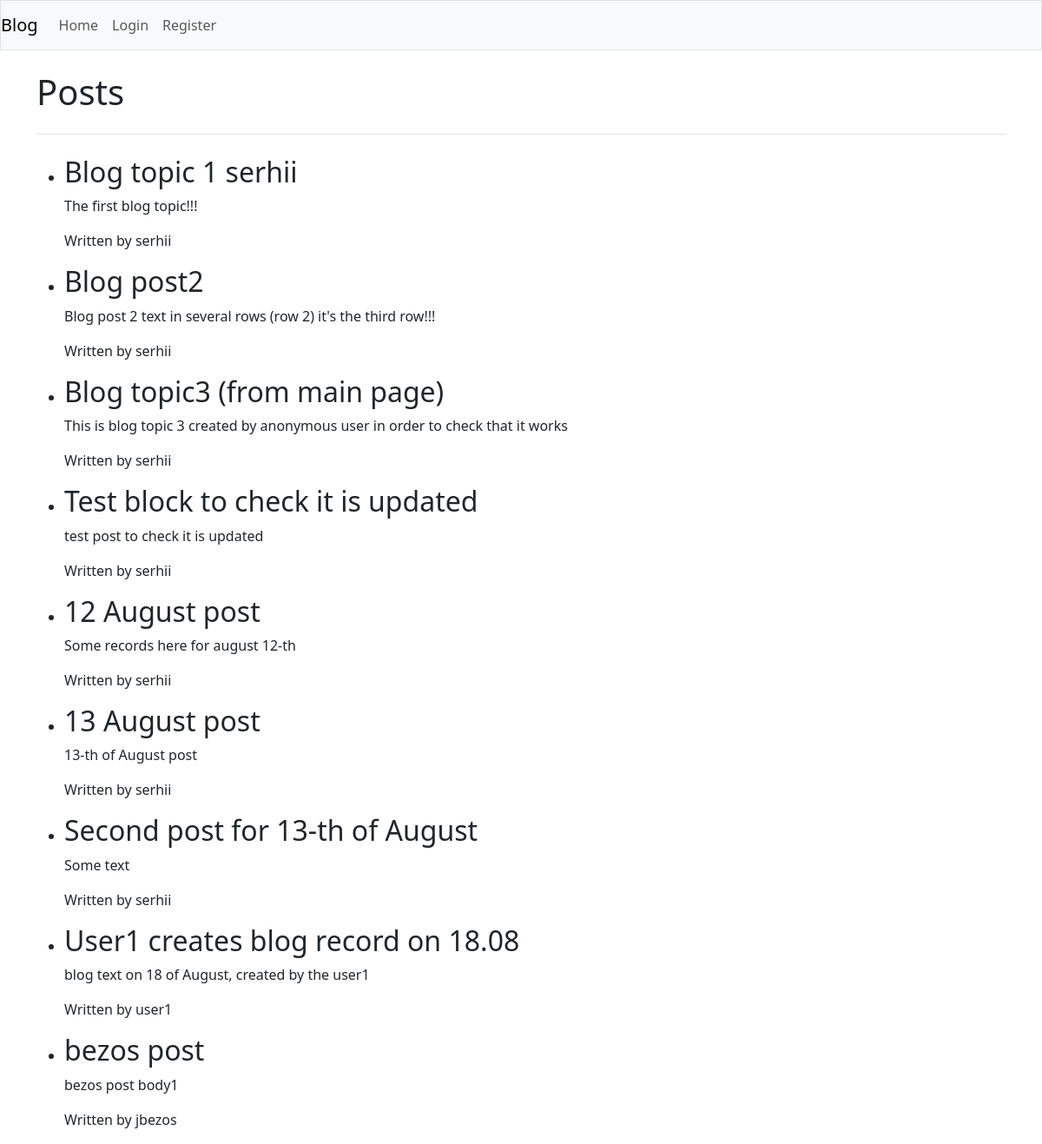
The app's page /posts/, older data.
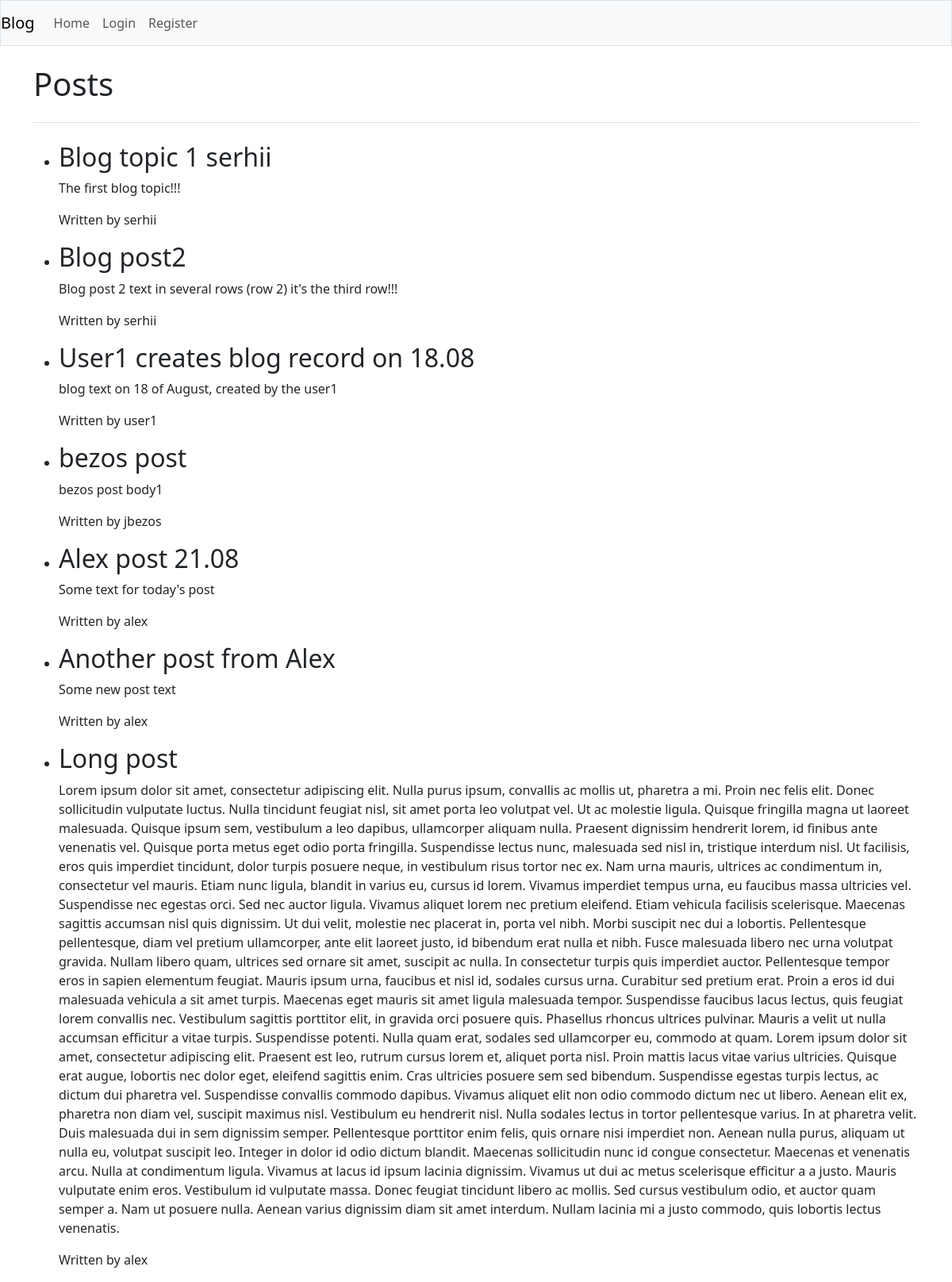
The same page, newer data.
### blogs/models.py (models this page shows, shortened)
class BlogPost(models.Model):
    title = models.CharField(max_length=200)
    text = models.TextField()
    owner = models.ForeignKey('auth.User', on_delete=models.CASCADE)
    created_at = models.DateTimeField(auto_now_add=True)
    updated_at = models.DateTimeField(auto_now=True)

### blogs/views.py (the view)
# urls.py: path('posts/', views.posts, name='posts'),
def posts(request):
    if not request.user.is_authenticated:
        posts = BlogPost.objects.all()
    else:
        posts = BlogPost.objects.filter(owner=request.user)
    return render(request, 'blogs/posts.html', {'posts': posts})

### blogs/templates/blogs/posts.html (shortened to what this page needs)
{% extends "blogs/base.html" %}
{% block page_header %}
<h1> Posts</h1>
{% endblock page_header %}
{% block content %}
<ul>
    {% for post in posts %}
    <li>
        <h2>{{ post.title }}</h2>
        <p>{{ post.text }}</p>
        {% if user.is_authenticated %}
        <span><a class="btn btn-lg btn-secondary" href="{% url 'blogs:edit_post' post.id %}">Edit</a> </span>
        <!--form action="{% url 'blogs:delete_post' post.id %}" method="post" style="display:inline;">
            {% csrf_token %}
            <button type="submit" class="btn btn-lg btn-danger"
                onclick="return confirm('Are you sure you want to delete the post: \'{{ post.title|escapejs }}\'?');">
                Delete
            </button>
        </form-->
        <button type="button" class="btn btn-lg btn-danger" data-bs-toggle="modal"
            data-bs-target="#deleteModal{{ post.id }}">
            Delete
        </button>
        <div class="modal fade" id="deleteModal{{ post.id }}" tabindex="-1" aria-hidden="true">
            <div class="modal-dialog modal-dialog-centered">
                <div class="modal-content">
                    <div class="modal-header">
                        <h5 class="modal-title">Delete Post</h5>
                        <button type="button" class="btn-close" data-bs-dismiss="modal"></button>
                    </div>
                    <div class="modal-body">
                        Are you sure you want to delete "{{ post.title }}"?
                    </div>
                    <div class="modal-footer">
                        <form action="{% url 'blogs:delete_post' post.id %}" method="post">
                            {% csrf_token %}
                            <button type="submit" class="btn btn-danger">Yes, delete</button>
                        </form>
                        <button type="button" class="btn btn-secondary" data-bs-dismiss="modal">Cancel</button>
                    </div>
                </div>
            </div>
        </div>
        {% else %}
        <p>Written by {{post.owner}}</p>
        {% endif %}
    </li>
    {% empty %}
    <li>No blog posts available.</li>
    {% endfor %}
</ul>
{% endblock content %}

### blogs/templates/blogs/base.html (shortened to what this page needs)
{% load django_bootstrap5 %}
{% load static %}
<!DOCTYPE html>
<html lang="en">
<head>
    {% bootstrap_css %}
</head>
<body>
    <nav class="navbar navbar-expand-lg navbar-light bg-light mb-4 border">
        <a class="navbar-brand" href="{% url 'blogs:index' %}">Blog</a>
        <div class="collapse navbar-collapse" id="navbarCollapse">
            <ul class="navbar-nav mr-auto">
                <li class="nav-item">
                    <a class="nav-link" href="{% url 'blogs:index' %}">Home</a>
                </li>
                {% if user.is_authenticated %}
                <li class="nav-item">
                    <a class="nav-link" href = "{% url 'blogs:posts' %}">Review your posts</a>
                </li>
                <li class="nav-item">
                    <span class="nav-link disabled">Welcome, {{ user.first_name }}!</span>
                </li>
                <li class="nav-item">
                    <form method="post" action="{% url 'users:logout' %}" style="display:inline;">
                        {% csrf_token %}
                        <button type="submit" class="btn btn-link nav-link" style="padding:10;">Logout</button>
                    </form>
                </li>
                {% else %}
                <li class="nav-item">
                    <a class="nav-link" href="{% url 'users:login' %}">Login</a>
                </li>
                <li class="nav-item">
                    <a class="nav-link" href="{% url 'users:register' %}">Register</a>
                </li>
                {% endif %}
            </ul>
        </div>
    </nav>
    <main role="main" class="container">
        <div class="pb-3 mb-4 border-bottom">
            {% block page_header %} {% endblock page_header %}
        </div>
        {% block content %} {% endblock content %}
    </main>
</body>
</html>

Row changes from the older to the newer data that the page shows:
removed BlogPost: title "Blog topic3 (from main page)", text "This is blog topic 3 created by anonymous user in order to check that it works", owner "serhii"
removed BlogPost: title "Test block to check it is updated", text "test post to check it is updated", owner "serhii"
removed BlogPost: title "12 August post", text "Some records here for august 12-th", owner "serhii"
removed BlogPost: title "13 August post", text "13-th of August post", owner "serhii"
removed BlogPost: title "Second post for 13-th of August", text "Some text", owner "serhii"
added BlogPost: title "Alex post 21.08", text "Some text for today's post", owner "alex"
added BlogPost: title "Another post from Alex", text "Some new post text", owner "alex"
added BlogPost: title "Long post", text "Lorem ipsum dolor sit amet, consectetur adipiscing elit. Nulla purus ipsum, convallis ac mollis ut, pharetra a mi. Proin nec felis elit. Donec sollicitudin vulputate luctus. Nulla tincidunt feugiat nisl, sit amet porta leo volutpat vel. Ut ac molestie ligula. Quisque fringilla magna ut laoreet malesuada. Quisque ipsum sem, vestibulum a leo dapibus, ullamcorper aliquam nulla. Praesent dignissim hendrerit lorem, id finibus ante venenatis vel. Quisque porta metus eget odio porta fringilla. Suspendisse lectus nunc, malesuada sed nisl in, tristique interdum nisl. Ut facilisis, eros quis imperdiet tincidunt, dolor turpis posuere neque, in vestibulum risus tortor nec ex. Nam urna mauris, ultrices…", owner "alex"
